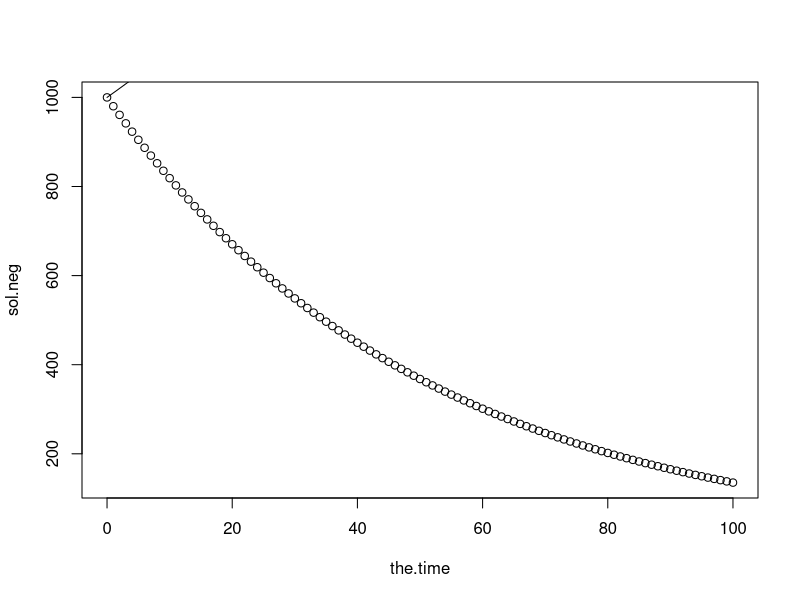
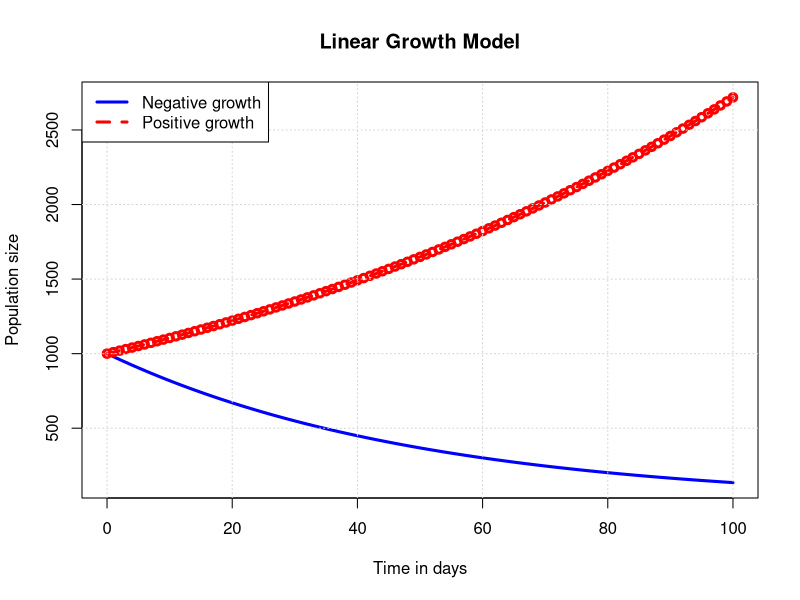
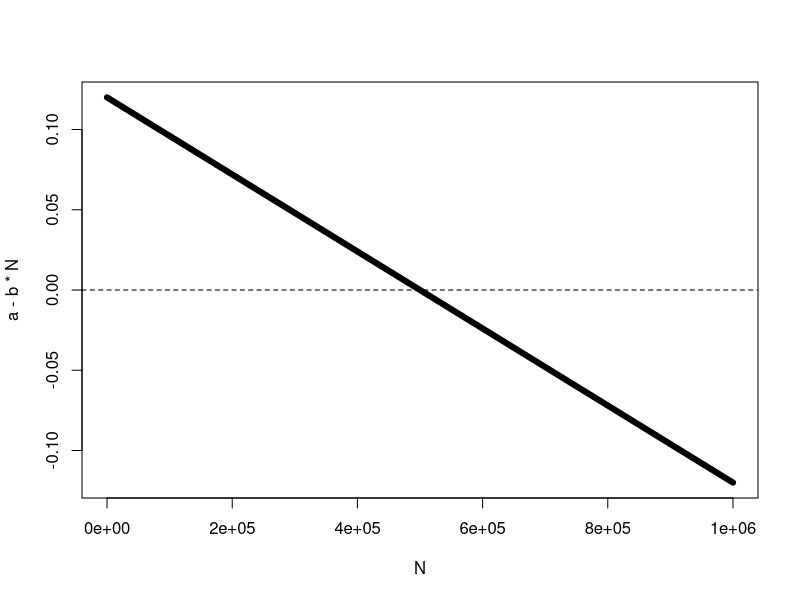
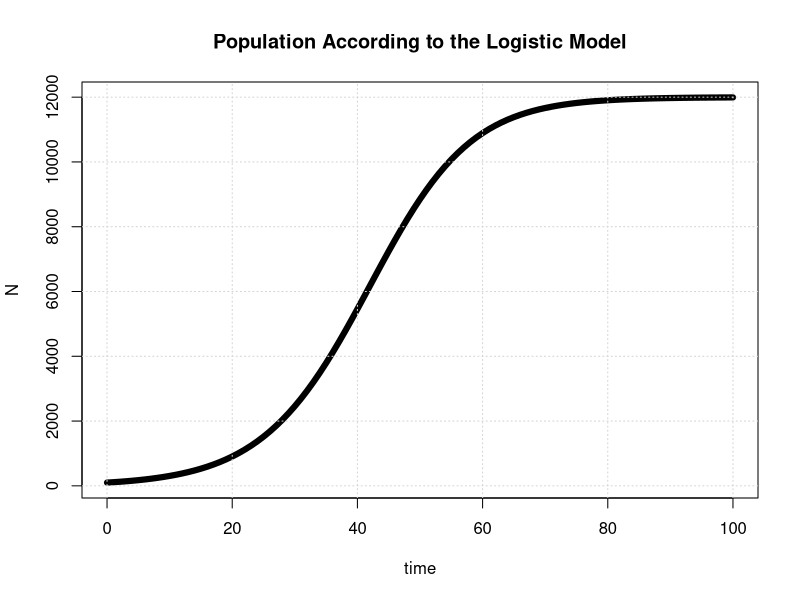
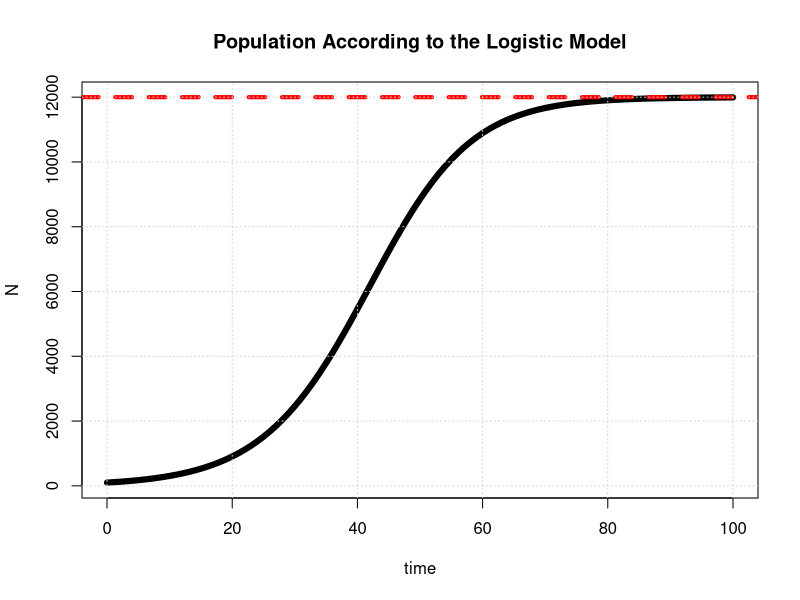

Write the R code that produced these figures, in order.
## ---- chunk 1

### Define the vector of times
the.time = seq(from=0, to=100, by=1)

### Define model parameters
r.pos = 0.01
r.neg = -0.02
N0 = 1000

### Analytical solutions
sol.pos = N0*exp(r.pos*the.time)
sol.neg = N0*exp(r.neg*the.time)

### (Ugly) plot the solutions
plot(x=the.time, y=sol.neg)

# , ylim=c(0,5000)
#, ylim=range(sol.pos,sol.neg)

lines(x=the.time, y=sol.pos)


### More readable plot

plot(x=the.time, 
     y=sol.neg, 
     ylim=range(sol.pos,sol.neg),
     main = "Linear Growth Model",  # Title
     xlab = "Time in days",  # label for x-axis
     ylab = "Population size",
     typ="l",  # the type of line will be a line, not the default circles
     col="blue",  # color
     lwd=3,  # "line width"; thicker lines 
     lty=1  # "line type": solid, dashed, dotted, etc.
     )

lines(x=the.time, 
      y=sol.pos,
      typ="o",  # the type of line will be a line, not the default circles
      col="red",
      lwd=3,  # "line width"; thicker lines 
      lty=2  # "line type": solid, dashed, dotted, etc.)
      )

### Add a gridto the last plot drawn
grid()

### Add the legend to the last pplot drawn
legend(x = "topleft",
       legend = c("Negative growth","Positive growth"),
       col=c("blue","red"),  ### must be in SAME order as the legend
       lwd=3,   ### must be in SAME order as the legend
       lty=c(1,2), ### must be in SAME order as the legend
       bg="white") ### Background color of the legend box


### Lab Reminder: toggle on/off echo

## ---- chunk 2

N = seq(from=0, to = 1e6, length.out=100)
a = 0.12
b = a/500000

plot(x=N, y=a-b*N, typ="l",lwd=6)

### Make a horizontal line at y=0
abline(h=0,lty=2)

## ---- chunk 3

### Set the horizon and time step of the simulation
horizon = 100
timestep = 1
time = seq(from=0, to=horizon, by=timestep)

### Parameters
N0 = 100
a = 0.12
b = 1E-5

### Define the vector that 
### will hold the solution
n.points = length(time)
N = numeric(n.points)

### Initial condition
N[1] = N0

### Solve the discrete ODE
for(i in 2:n.points)
  {
    N[i] = (1+a-b*N[i-1])*N[i-1]
  }

print(N)
## ---- chunk 4

plot(main = "Population According to the Logistic Model",
     x = time, 
     y = N, 
     typ="l", lwd=6)
grid()
## ---- chunk 5
plot(main = "Population According to the Logistic Model",
     x = time, 
     y = N, 
     typ="l", lwd=6)

abline(h=a/b, col="red", lty=2, lwd=4)
grid()
